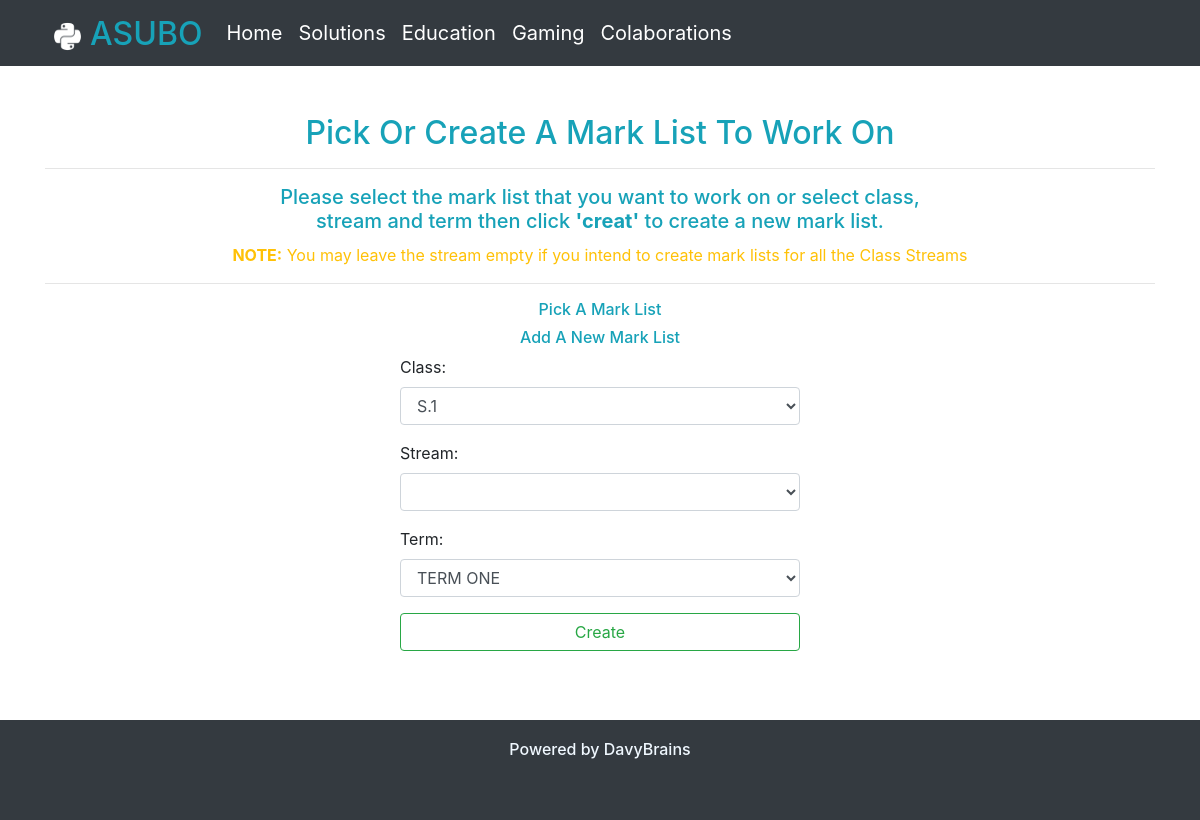
The page /studentresults/ on the database as committed earlier.
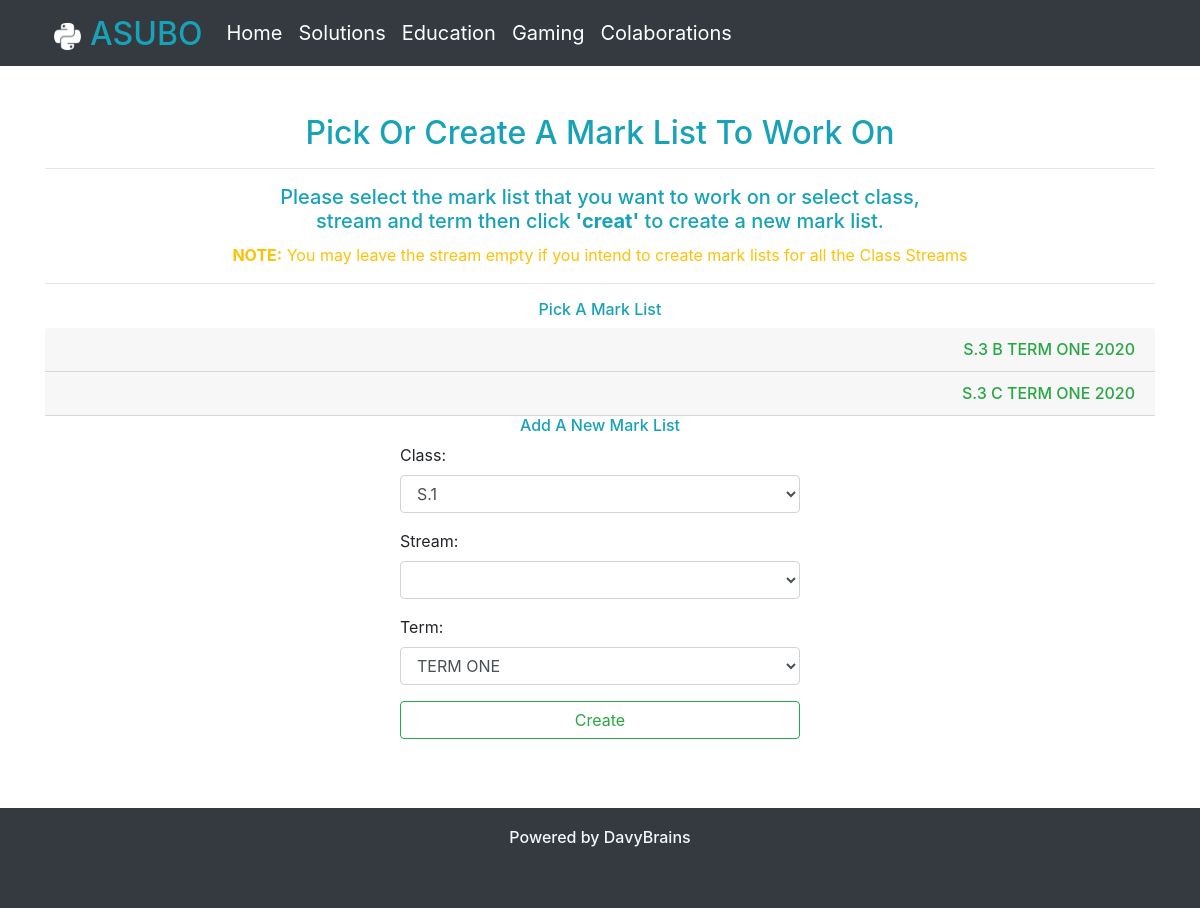
The same page on the database as committed later.
### reportcards/models.py (models this page shows, shortened)
class MarkList(models.Model):
    year = models.IntegerField()
    term = models.CharField(max_length=10)
    klass = models.CharField(max_length=10)
    stream = models.CharField(max_length=10)
    def __str__(self):
        return f'{self.klass} {self.stream} {self.term} {self.year}'

### reportcards/views.py (the view, shortened to what this page needs)
# urls.py: path('', views.creat_marklist, name='creat_marklist'),
def creat_marklist(request):
    year = datetime.datetime.now().year
    marklists = MarkList.objects.filter(year=year)
    massage = ''
    context ={
        'year': year,
        'marklists': marklists,
        'massage': massage,
    }
    return render(request, 'reportcards/creat_marklist.html', context)

### reportcards/templates/reportcards/creat_marklist.html (shortened to what this page needs)
{% extends 'mainapp/base.html' %}
{% block content %}
    <div class="container pt-5 pb-5">
        <div class="wrapper">
            <h2 class="text-center text-info">
                Pick Or Create A Mark List To Work On
            </h2><hr>
            <h5 class="text-center text-info" style="margin: 10px 200px;">
                Please select the mark list that you want to work on or select class, stream and term then click <b>'creat'</b> to create a new mark list.
            </h5>
            <p class="text-warning text-center">
                <b>NOTE:</b>
                You may leave the stream empty if you intend to create mark lists for all the Class Streams
            </p><hr>
            <div class="h-gird-2">
                <div class="sider text-right">
                    <h6 class="text-center text-info">Pick A Mark List</h6>
                    {% for marklist in marklists %}
                        <a href="{% url 'marklist' marklist.id  %}"><h6 class="text-success card-header">{{ marklist }}</h6></a>
                    {% endfor %}
                </div>
                <div class="sm-form">
                    {% block form %}
                    <h6 class="text-center text-info">Add A New Mark List</h6>
                    <form action="" method="POST" style="max-width: 400px; margin: auto;">
                        <fieldset>
                            <div class="form-group">
                                <label for="">Class:</label>
                                <select name="class" id="klass" class="form-control">
                                    <option value="S.1">S.1</option>
                                </select>
                            </div>
                            <div class="form-group">
                                <label for="stream">Stream:</label>
                                <select name="stream" id="stream" class="form-control">
                                    <option value=""></option>
                                    <option value="A">A</option>
                                </select>
                            </div>
                            <div class="form-group">
                                <label for="term">Term:</label>
                                <select name="term" id="term" class="form-control">
                                    <option value="TERM ONE">TERM ONE</option>
                                </select>
                            </div>
                        </fieldset>
                        <div class="form-group">
                            <button type="submit" class="btn btn-outline-success form-control">Create</button>
                        </div>
                    </form>
                    {% endblock form %}
                </div>
            </div>
        </div>
    </div>
{% endblock content %}

Rows that differ between the two databases and show on the page:
added MarkList: klass+stream+term "S.3 B TERM ONE 2020"
added MarkList: klass+stream+term "S.3 C TERM ONE 2020"
